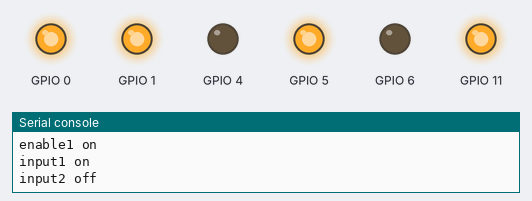
Recording of a program running on a simulated ESP32 board running MicroPython. On the bench: output pins drawn as LEDs (lit = HIGH), the last lines printed to the serial console. At 15.0 s the program stops and its outputs stay as they are.

Above: at 1.5 s.
At 3.5 s:
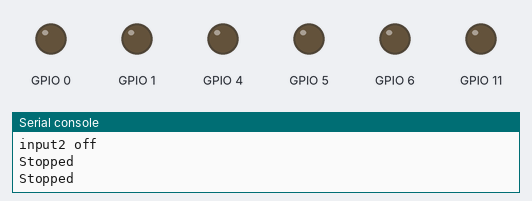
At 5.5 s:
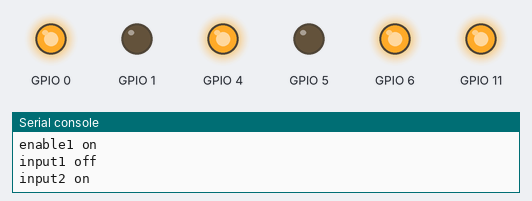
At 9.5 s:
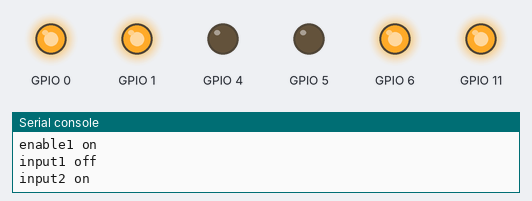
At 13.5 s:
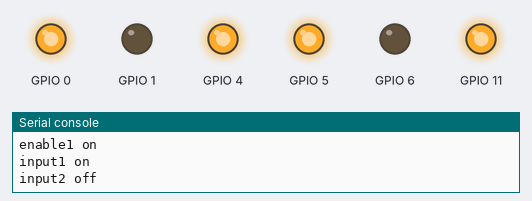
Timing chart, 0 to 15.6 s (numbered marks = the images above):
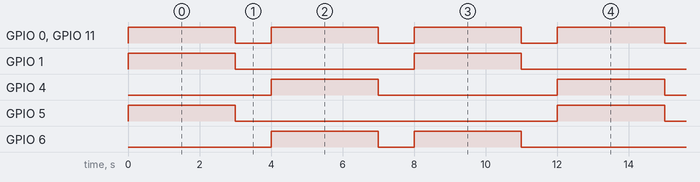

The program:

dual_motor_v2.py
```python
# This file is executed on every boot (including wake-boot from deepsleep)
#import esp
#esp.osdebug(None)
#import webrepl
#webrepl.start()

#REFERENCE FOR PWM: https://www.youtube.com/watch?v=KcOJSa2dNX4&t=8s


from machine import Pin as gpio, PWM
import time

class Motor():

    def __init__(self, enable_pin, in1_pin, in2_pin):
        self.enable = gpio(enable_pin, gpio.OUT)
        self.pwmInput = PWM(self.enable, freq=2500)
        self.in1 = gpio(in1_pin, gpio.OUT)
        self.in2 = gpio(in2_pin, gpio.OUT)

    def stop_1(self):
        self.pwmInput.duty(0) # Sets duty cycle to 0%, which means voltage is 0% of 3.3v, so speed is 0
        self.in1.off()
        self.in2.off()
        print("Stopped")


    def forward(self, ms, speed):
        self.pwmInput.duty(int((speed/100)*1023)) #Sets duty cycle to input (speed), which means the voltage is increased from 0 to the input divided by 100, which means the speed is increased
        print("enable1 on")
        self.in1.on()
        print("input1 on")
        self.in2.off()
        print("input2 off")
        time.sleep_ms(ms)
        self.stop_1()

    def backward(self, ms, speed):
        self.pwmInput.duty(int((speed/100)*1023))
        print("enable1 on")
        self.in1.off()
        print("input1 off")
        self.in2.on()
        print("input2 on")
        time.sleep_ms(ms)
        self.stop_1()


    def forward_no_stop(self, speed):
        self.pwmInput.duty(int((speed/100)*1023)) #Sets duty cycle to input (speed), which means the voltage is increased from 0 to the input divided by 100, which means the speed is increased
        print("enable1 on")
        self.in1.on()
        print("input1 on")
        self.in2.off()
        print("input2 off")

    def backward_no_stop(self, speed):
        self.pwmInput.duty(int((speed/100)*1023))
        print("enable1 on")
        self.in1.off()
        print("input1 off")
        self.in2.on()
        print("input2 on")


class Dual_Motor:
    def __init__(self, L_motor, R_motor):
        self.L_motor = L_motor
        self.R_motor = R_motor

    def straight_forward(self, ms, speed):
        self.L_motor.forward_no_stop(speed)
        self.R_motor.forward_no_stop(speed)
        time.sleep_ms(ms)
        self.L_motor.stop_1()
        self.R_motor.stop_1()

    def straight_backward(self, ms, speed):
        self.L_motor.backward_no_stop(speed)
        self.R_motor.backward_no_stop(speed)
        time.sleep_ms(ms)
        self.L_motor.stop_1()
        self.R_motor.stop_1()

    def turn_left(self, ms, speed):
        self.L_motor.backward_no_stop(speed)
        self.R_motor.forward_no_stop(speed)
        time.sleep_ms(ms)
        self.L_motor.stop_1()
        self.R_motor.stop_1()

    def turn_right(self, ms, speed):
        self.L_motor.forward_no_stop(speed)
        self.R_motor.backward_no_stop(speed)
        time.sleep_ms(ms)
        self.L_motor.stop_1()
        self.R_motor.stop_1()


L_motor = Motor(0, 1, 4)
R_motor = Motor(11, 5, 6)

# L_motor.forward(5000, 75)
# L_motor.forward(5000, 100)
# time.sleep_ms(2000)
# L_motor.backward(5000, 75)
# L_motor.backward(5000, 100)
#
# R_motor.forward(5000, 75)
# R_motor.forward(5000, 100)
# time.sleep_ms(2000)
# R_motor.backward(5000, 75)
# R_motor.backward(5000, 100)

dual_motor = Dual_Motor(L_motor, R_motor)


dual_motor.straight_forward(3000, 100)
time.sleep_ms(1000)
dual_motor.straight_backward(3000, 100)
time.sleep_ms(1000)
dual_motor.turn_right(3000, 100)
time.sleep_ms(1000)
dual_motor.turn_left(3000, 100)
```

Measured:
- by itself, GPIO 0, GPIO 11: alternates HIGH for 3.0 s and LOW for 1.0 s
- by itself, GPIO 1, GPIO 4: alternates HIGH for 3.0 s and LOW for 5.0 s
- by itself, GPIO 5: alternates HIGH for 3.0 s and LOW for 9.0 s
- by itself, GPIO 6: alternates HIGH for 3.0 s and LOW for 1.0 s, 4 changes in all, then stays LOW
